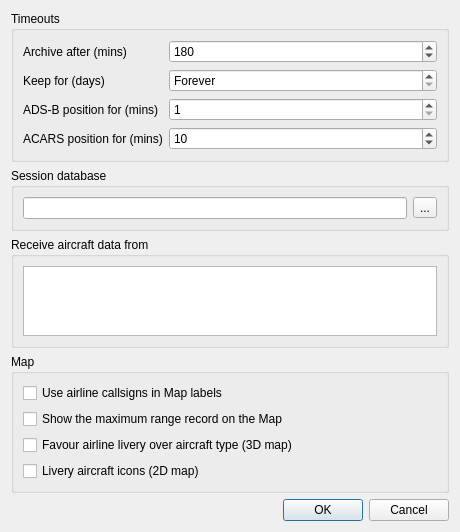
<?xml version="1.0" encoding="UTF-8"?>
<ui version="4.0">
 <class>AircraftSettingsDialog</class>
 <widget class="QDialog" name="AircraftSettingsDialog">
  <property name="geometry">
   <rect>
    <x>0</x>
    <y>0</y>
    <width>460</width>
    <height>380</height>
   </rect>
  </property>
  <property name="windowTitle">
   <string>Aircraft Settings</string>
  </property>
  <layout class="QVBoxLayout" name="verticalLayout">
   <item>
    <widget class="QGroupBox" name="timeoutsGroup">
     <property name="title">
      <string>Timeouts</string>
     </property>
     <layout class="QFormLayout" name="timeoutsLayout">
      <item row="0" column="0">
       <widget class="QLabel" name="removalLabel">
        <property name="text">
         <string>Archive after (mins)</string>
        </property>
       </widget>
      </item>
      <item row="0" column="1">
       <widget class="QSpinBox" name="removal">
        <property name="toolTip">
         <string>Move an aircraft to the Old Aircraft table, and off the Map, after this many minutes without a report</string>
        </property>
        <property name="minimum">
         <number>1</number>
        </property>
        <property name="maximum">
         <number>10080</number>
        </property>
        <property name="value">
         <number>180</number>
        </property>
       </widget>
      </item>
      <item row="1" column="0">
       <widget class="QLabel" name="retentionLabel">
        <property name="text">
         <string>Keep for (days)</string>
        </property>
       </widget>
      </item>
      <item row="1" column="1">
       <widget class="QSpinBox" name="retention">
        <property name="toolTip">
         <string>Discard archived aircraft and their flights after this many days without a report. Zero keeps them indefinitely, but the session database will grow.</string>
        </property>
        <property name="specialValueText">
         <string>Forever</string>
        </property>
        <property name="minimum">
         <number>0</number>
        </property>
        <property name="maximum">
         <number>3650</number>
        </property>
        <property name="value">
         <number>0</number>
        </property>
       </widget>
      </item>
      <item row="2" column="0">
       <widget class="QLabel" name="adsbPositionLabel">
        <property name="text">
         <string>ADS-B position for (mins)</string>
        </property>
       </widget>
      </item>
      <item row="2" column="1">
       <widget class="QSpinBox" name="adsbPosition">
        <property name="toolTip">
         <string>Keep an aircraft on the Map for this many minutes after its last ADS-B position. ADS-B reports about once a second, so a short time here means the Map only shows aircraft that are actually being heard</string>
        </property>
        <property name="minimum">
         <number>1</number>
        </property>
        <property name="maximum">
         <number>1440</number>
        </property>
        <property name="value">
         <number>1</number>
        </property>
       </widget>
      </item>
      <item row="3" column="0">
       <widget class="QLabel" name="acarsPositionLabel">
        <property name="text">
         <string>ACARS position for (mins)</string>
        </property>
       </widget>
      </item>
      <item row="3" column="1">
       <widget class="QSpinBox" name="acarsPosition">
        <property name="toolTip">
         <string>Keep an aircraft on the Map for this many minutes after its last position from ACARS, VDL-2, HFDL or Aero. These report far less often than ADS-B, so expiring them as quickly would leave the aircraft off the Map most of the time</string>
        </property>
        <property name="minimum">
         <number>1</number>
        </property>
        <property name="maximum">
         <number>1440</number>
        </property>
        <property name="value">
         <number>10</number>
        </property>
       </widget>
      </item>
     </layout>
    </widget>
   </item>
   <item>
    <widget class="QGroupBox" name="databaseGroup">
     <property name="title">
      <string>Session database</string>
     </property>
     <layout class="QHBoxLayout" name="databaseLayout">
      <item>
       <widget class="QLineEdit" name="database">
        <property name="toolTip">
         <string>File the aircraft, flights and messages seen are saved in, so they survive a restart</string>
        </property>
       </widget>
      </item>
      <item>
       <widget class="QToolButton" name="browse">
        <property name="toolTip">
         <string>Choose where the session database is kept</string>
        </property>
        <property name="text">
         <string>...</string>
        </property>
       </widget>
      </item>
     </layout>
    </widget>
   </item>
   <item>
    <widget class="QGroupBox" name="sourcesGroup">
     <property name="title">
      <string>Receive aircraft data from</string>
     </property>
     <layout class="QVBoxLayout" name="sourcesLayout">
      <item>
       <widget class="QListWidget" name="sources">
        <property name="toolTip">
         <string>Demodulators to accept aircraft reports from. Unticked demodulators are ignored.</string>
        </property>
       </widget>
      </item>
     </layout>
    </widget>
   </item>
   <item>
    <widget class="QGroupBox" name="mapGroup">
     <property name="title">
      <string>Map</string>
     </property>
     <layout class="QVBoxLayout" name="mapLayout">
      <item>
       <widget class="QCheckBox" name="atcCallsigns">
        <property name="toolTip">
         <string>Label aircraft with the airline's radio callsign (SPEEDBIRD 123) rather than its code (BAW123)</string>
        </property>
        <property name="text">
         <string>Use airline callsigns in Map labels</string>
        </property>
       </widget>
      </item>
      <item>
       <widget class="QCheckBox" name="maxRangeOnMap">
        <property name="toolTip">
         <string>Keep the aircraft that set the all time maximum range record on the Map, drawn at the position it was in when it set it. It stays there until the record is beaten or the records are reset.</string>
        </property>
        <property name="text">
         <string>Show the maximum range record on the Map</string>
        </property>
       </widget>
      </item>
      <item>
       <widget class="QCheckBox" name="favourLivery">
        <property name="toolTip">
         <string>On the 3D map, prefer a similar aircraft in the correct airline livery over an exact aircraft type in the wrong one. Only applies where no model of the right type in the right livery exists.</string>
        </property>
        <property name="text">
         <string>Favour airline livery over aircraft type (3D map)</string>
        </property>
       </widget>
      </item>
      <item>
       <widget class="QCheckBox" name="useLiveryIcons">
        <property name="toolTip">
         <string>On the 2D map, display aircraft using icons showing their airline's livery, matched from the aircraft type and operator, instead of black icons</string>
        </property>
        <property name="text">
         <string>Livery aircraft icons (2D map)</string>
        </property>
       </widget>
      </item>
     </layout>
    </widget>
   </item>
   <item>
    <widget class="QDialogButtonBox" name="buttonBox">
     <property name="orientation">
      <enum>Qt::Horizontal</enum>
     </property>
     <property name="standardButtons">
      <set>QDialogButtonBox::Cancel|QDialogButtonBox::Ok</set>
     </property>
    </widget>
   </item>
  </layout>
 </widget>
 <resources/>
 <connections>
  <connection>
   <sender>buttonBox</sender>
   <signal>accepted()</signal>
   <receiver>AircraftSettingsDialog</receiver>
   <slot>accept()</slot>
  </connection>
  <connection>
   <sender>buttonBox</sender>
   <signal>rejected()</signal>
   <receiver>AircraftSettingsDialog</receiver>
   <slot>reject()</slot>
  </connection>
 </connections>
</ui>
